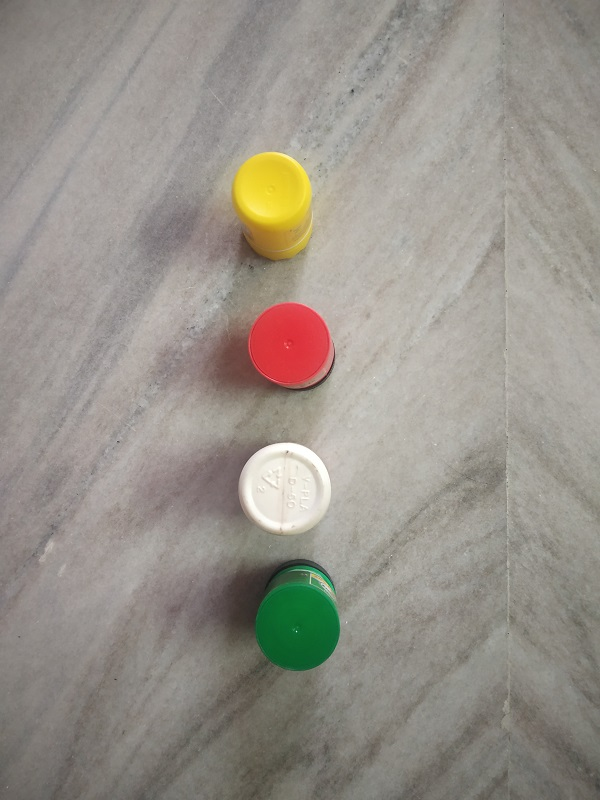
#> input picture images/top-view.jpg, 600 x 800 px
$ python colorShapes.py
#> lines starting #> are read from the running program, lines starting #| are printed output that depends on the picture; after the words box and inside, x2 and y2 are one past the last pixel; in counts of white or black regions, pixels touching at a corner belong together
import cv2
import numpy as np

def getContours(img,color):
    contours, hierarchy = cv2.findContours(
        img, cv2.RETR_EXTERNAL, cv2.CHAIN_APPROX_NONE)
    for cnt in contours:
        area = cv2.contourArea(cnt)
        if area > 1000.0:
            print(area)
            cv2.drawContours(imgContour, cnt, -1, (255, 0, 0), 3)
            peri = cv2.arcLength(cnt, True)
            # print(peri)
            approx = cv2.approxPolyDP(cnt, 0.02*peri, True)
            print(len(approx))
            objCor = len(approx)
            x, y, w, h = cv2.boundingRect(approx)

            cv2.rectangle(imgContour, (x, y), (x+w, y+h), (0, 255, 0), 2)
            cv2.putText(imgContour, color,
                        (x+(w//2)-10, y+(h//2)-10), cv2.FONT_HERSHEY_COMPLEX, 0.7,
                        (0, 0, 0), 2)


# colors from Colorzilla -> BGR
real_colors = {
    "yellow": [48, 212, 237],
    "red": [62, 54, 220],
    "white": [237, 232, 221],
    "green": [11, 105, 45],
}
val = 40

img = cv2.imread('images/top-view.jpg')
#> img is the input picture: shape (800, 600, 3); mean B, G, R 138, 146.4, 151.9
# Image Resizing ton Half
img = cv2.resize(img, (int(img.shape[1]/2), int(img.shape[0]/2)))
#> img: shape (400, 300, 3)
# cv2.imshow("Bottles Top View",img)


#cv2.imshow(f"Mask {color}", mask)
imgContour = img.copy()

imgGray = cv2.cvtColor(img, cv2.COLOR_BGR2GRAY)
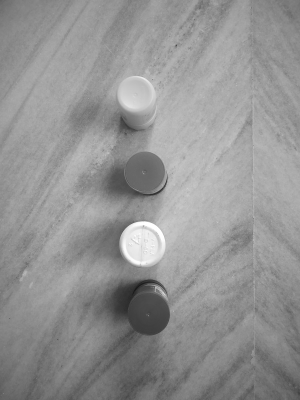
#> imgGray: shape (400, 300); min 24, max 255, mean 147.2
imgBlur = cv2.GaussianBlur(imgGray, (7, 7), 1)
imgCanny = cv2.Canny(imgBlur, 50, 50)
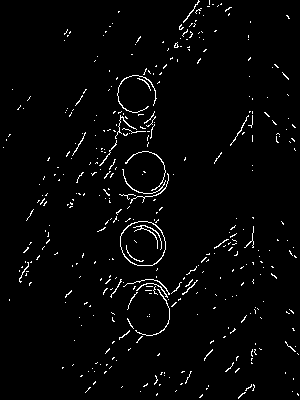
#> imgCanny: shape (400, 300); 2.5% white in thin lines or dots

for color in real_colors:
    lower = np.array(real_colors[color]) - np.array([val, val, val])
    upper = np.array(real_colors[color]) + np.array([val, val, val])
    mask = cv2.inRange(img, lower, upper)

    getContours(mask,color)
#> this loop made 4 passes
#> pass 1, `mask = cv2.inRange(img, lower, upper)`:
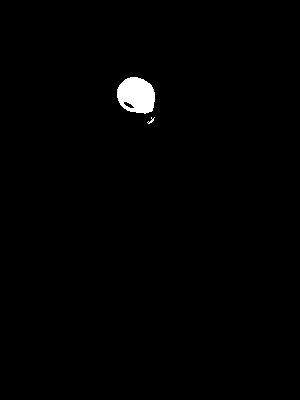
#> mask: shape (400, 300); 0.92% white; 2 white regions (1 under 20 px), largest, box (x1, y1, x2, y2) and area: (117, 77, 155, 114) 1083
#> pass 2, `mask = cv2.inRange(img, lower, upper)`:
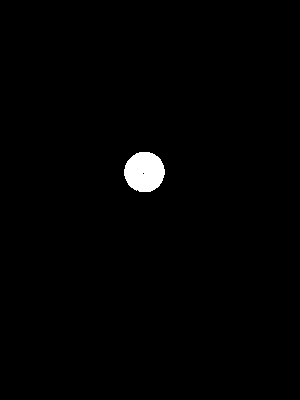
#> mask: shape (400, 300); 1.1% white; 1 white region, box (x1, y1, x2, y2) and area: (124, 152, 165, 192) 1289
#> pass 3, `mask = cv2.inRange(img, lower, upper)`:
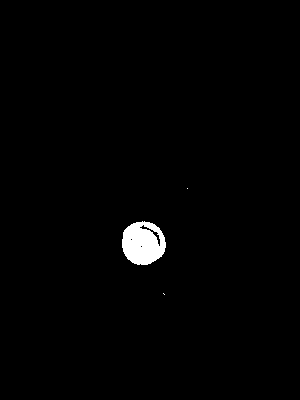
#> mask: shape (400, 300); 1.2% white; 3 white regions (2 under 20 px), largest, box (x1, y1, x2, y2) and area: (122, 221, 166, 265) 1453
#> after the loop:
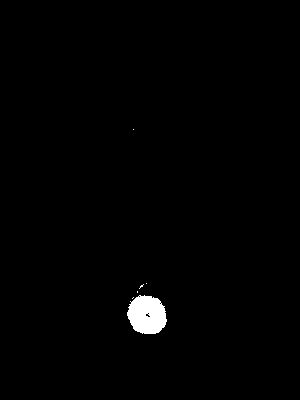
#> mask: shape (400, 300); 1% white; 6 white regions (5 under 20 px), largest, box (x1, y1, x2, y2) and area: (127, 295, 167, 334) 1196

cv2.imshow("Drawn Countour", imgContour)
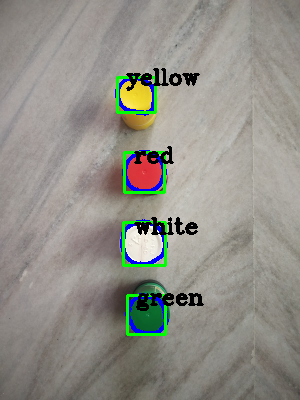
#> window 'Drawn Countour': shape (400, 300, 3); mean B, G, R 135.8, 143.8, 145.6

cv2.waitKey(0)
cv2.destroyAllWindows()
# [6 lines of commented-out code are left out]

$ run again, with images/IMG_20200604_075921.jpg copied over images/top-view.jpg
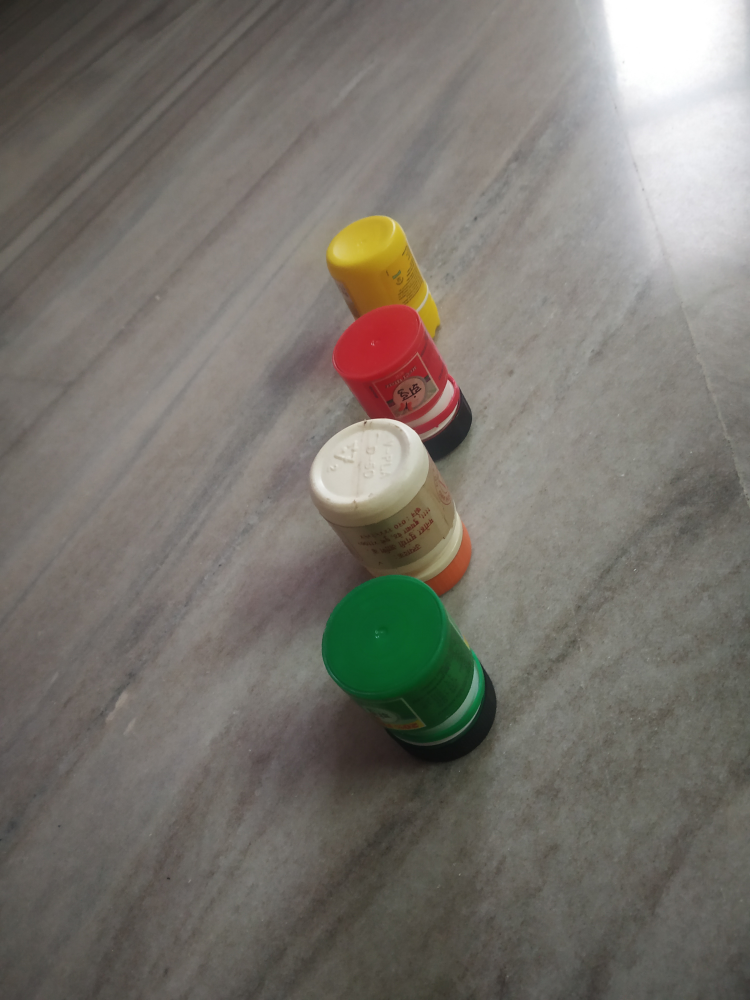
#> input picture images/IMG_20200604_075921.jpg, 3000 x 4000 px (shown at 1/4 size)
#> img is the input picture: shape (4000, 3000, 3); mean B, G, R 109, 116.3, 120.3
#> img: shape (2000, 1500, 3)
#> `imgCanny = cv2.Canny(imgBlur, 50, 50)`:
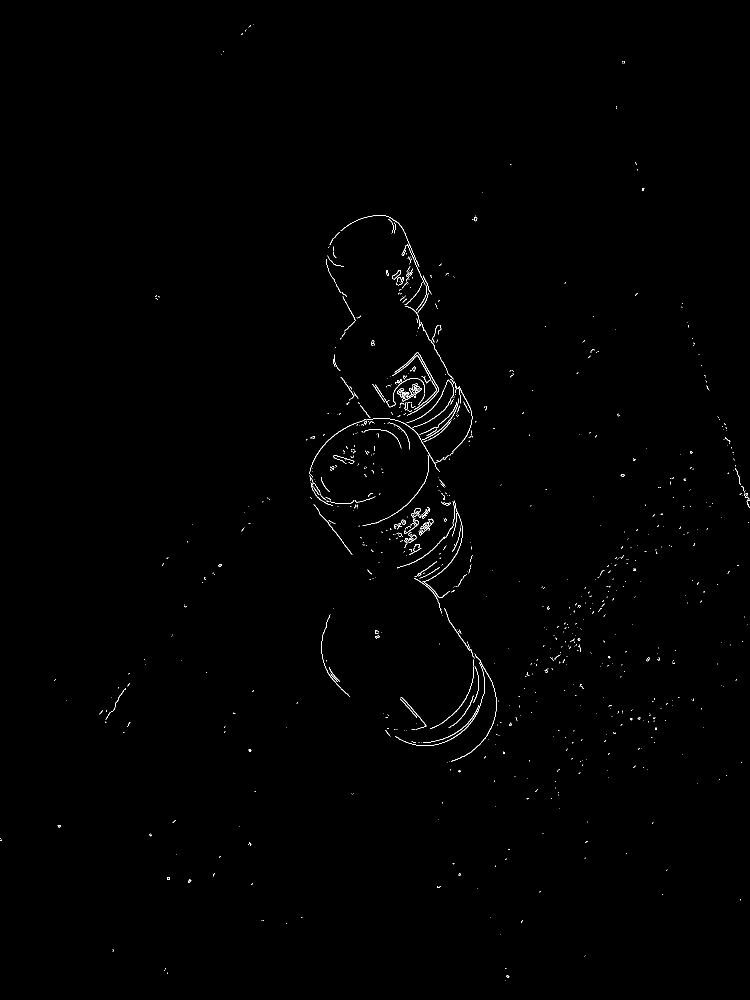
#> imgCanny: shape (2000, 1500) (shown at 1/2 size); 0.43% white in thin lines or dots
#> `cv2.imshow("Drawn Countour", imgContour)`:
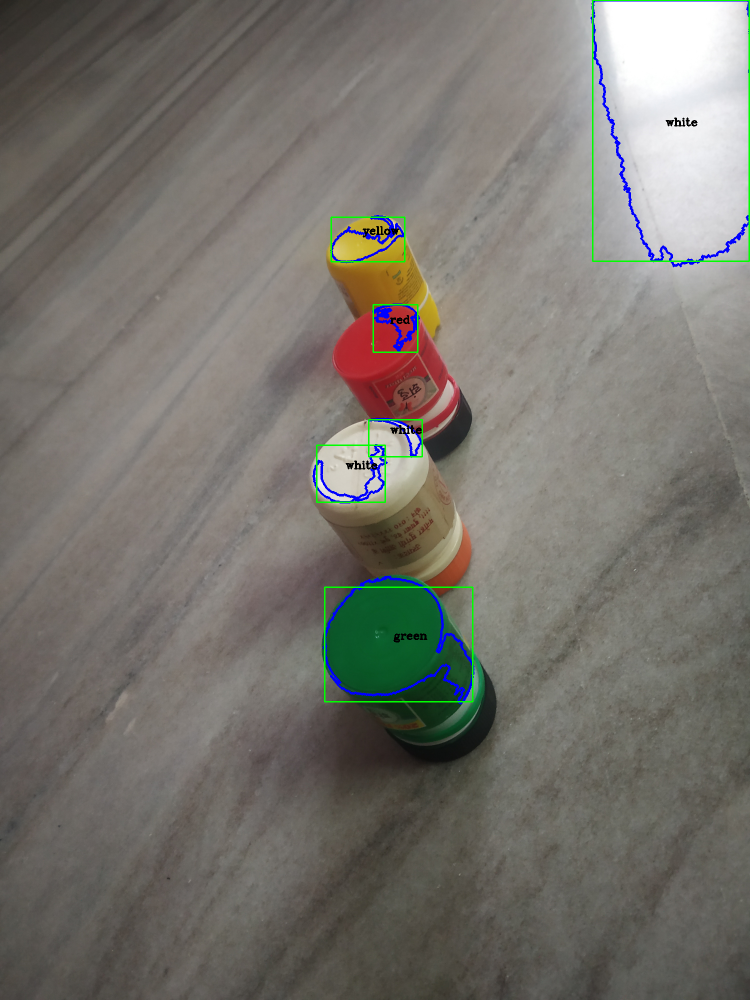
#> window 'Drawn Countour': shape (2000, 1500, 3) (shown at 1/2 size); mean B, G, R 109.2, 115.8, 118.7
